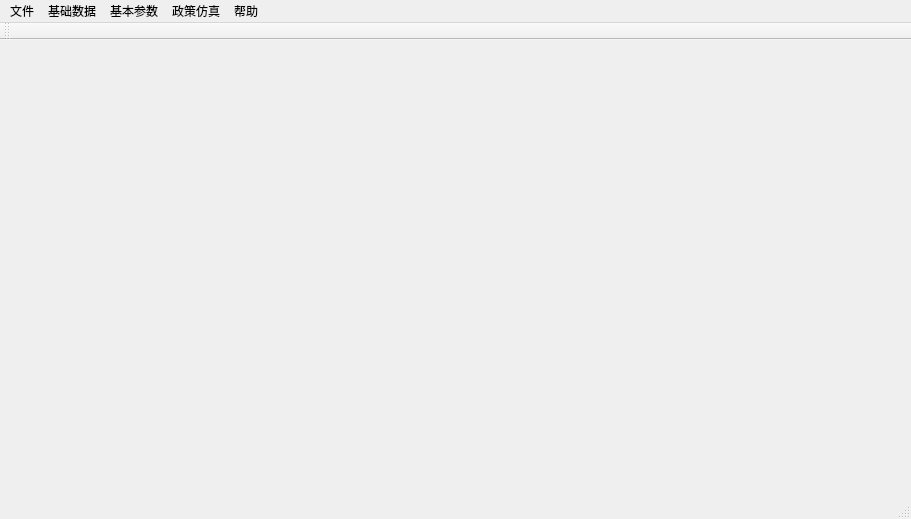
<?xml version="1.0" encoding="UTF-8"?>
<ui version="4.0">
 <class>MainWindow</class>
 <widget class="QMainWindow" name="MainWindow">
  <property name="geometry">
   <rect>
    <x>0</x>
    <y>0</y>
    <width>911</width>
    <height>519</height>
   </rect>
  </property>
  <property name="windowTitle">
   <string>MainWindow</string>
  </property>
  <widget class="QWidget" name="centralWidget">
   <layout class="QGridLayout" name="gridLayout">
    <item row="0" column="0">
     <layout class="QHBoxLayout" name="hLayout"/>
    </item>
   </layout>
  </widget>
  <widget class="QMenuBar" name="menuBar">
   <property name="geometry">
    <rect>
     <x>0</x>
     <y>0</y>
     <width>911</width>
     <height>23</height>
    </rect>
   </property>
   <widget class="QMenu" name="File">
    <property name="title">
     <string>文件</string>
    </property>
    <addaction name="NewProject"/>
    <addaction name="OpenProject"/>
    <addaction name="separator"/>
    <addaction name="SearchObject"/>
    <addaction name="AddObject"/>
    <addaction name="separator"/>
    <addaction name="CloseProject"/>
    <addaction name="Quit"/>
   </widget>
   <widget class="QMenu" name="DataManage">
    <property name="title">
     <string>基础数据</string>
    </property>
    <addaction name="InputData"/>
    <addaction name="ImportData"/>
    <addaction name="separator"/>
    <addaction name="WatchData"/>
    <addaction name="ModifyData"/>
   </widget>
   <widget class="QMenu" name="Parameter">
    <property name="title">
     <string>基本参数</string>
    </property>
    <addaction name="InputPara"/>
    <addaction name="ImportPara"/>
    <addaction name="separator"/>
    <addaction name="CalculatePara"/>
    <addaction name="separator"/>
    <addaction name="WatchPara"/>
    <addaction name="ModifyPara"/>
   </widget>
   <widget class="QMenu" name="Simulation">
    <property name="title">
     <string>政策仿真</string>
    </property>
    <addaction name="CalculateSim"/>
    <addaction name="ShowSim"/>
    <addaction name="separator"/>
    <addaction name="EvaluateSim"/>
    <addaction name="ReportSim"/>
   </widget>
   <widget class="QMenu" name="Help">
    <property name="title">
     <string>帮助</string>
    </property>
    <addaction name="About"/>
   </widget>
   <addaction name="File"/>
   <addaction name="DataManage"/>
   <addaction name="Parameter"/>
   <addaction name="Simulation"/>
   <addaction name="Help"/>
  </widget>
  <widget class="QToolBar" name="mainToolBar">
   <attribute name="toolBarArea">
    <enum>TopToolBarArea</enum>
   </attribute>
   <attribute name="toolBarBreak">
    <bool>false</bool>
   </attribute>
  </widget>
  <widget class="QStatusBar" name="statusBar"/>
  <action name="NewProject">
   <property name="text">
    <string>新建预测工程或对象</string>
   </property>
  </action>
  <action name="OpenProject">
   <property name="text">
    <string>打开预测工程或对象</string>
   </property>
  </action>
  <action name="SearchObject">
   <property name="text">
    <string>查找研究对象</string>
   </property>
  </action>
  <action name="AddObject">
   <property name="enabled">
    <bool>false</bool>
   </property>
   <property name="text">
    <string>添加研究对象</string>
   </property>
  </action>
  <action name="CloseProject">
   <property name="enabled">
    <bool>false</bool>
   </property>
   <property name="text">
    <string>关闭项目</string>
   </property>
  </action>
  <action name="Quit">
   <property name="text">
    <string>退出</string>
   </property>
  </action>
  <action name="InputData">
   <property name="enabled">
    <bool>false</bool>
   </property>
   <property name="text">
    <string>录入</string>
   </property>
  </action>
  <action name="ImportData">
   <property name="enabled">
    <bool>false</bool>
   </property>
   <property name="text">
    <string>导入</string>
   </property>
  </action>
  <action name="WatchData">
   <property name="enabled">
    <bool>false</bool>
   </property>
   <property name="text">
    <string>查看</string>
   </property>
  </action>
  <action name="ModifyData">
   <property name="enabled">
    <bool>false</bool>
   </property>
   <property name="text">
    <string>修改</string>
   </property>
  </action>
  <action name="InputPara">
   <property name="enabled">
    <bool>false</bool>
   </property>
   <property name="text">
    <string>录入</string>
   </property>
  </action>
  <action name="ImportPara">
   <property name="enabled">
    <bool>false</bool>
   </property>
   <property name="text">
    <string>导入</string>
   </property>
  </action>
  <action name="CalculatePara">
   <property name="enabled">
    <bool>false</bool>
   </property>
   <property name="text">
    <string>计算</string>
   </property>
  </action>
  <action name="WatchPara">
   <property name="enabled">
    <bool>false</bool>
   </property>
   <property name="text">
    <string>查看</string>
   </property>
  </action>
  <action name="ModifyPara">
   <property name="enabled">
    <bool>false</bool>
   </property>
   <property name="text">
    <string>修改</string>
   </property>
  </action>
  <action name="CalculateSim">
   <property name="enabled">
    <bool>false</bool>
   </property>
   <property name="text">
    <string>仿真计算</string>
   </property>
  </action>
  <action name="ShowSim">
   <property name="enabled">
    <bool>false</bool>
   </property>
   <property name="text">
    <string>仿真演示</string>
   </property>
  </action>
  <action name="EvaluateSim">
   <property name="enabled">
    <bool>false</bool>
   </property>
   <property name="text">
    <string>仿真评价</string>
   </property>
  </action>
  <action name="ReportSim">
   <property name="enabled">
    <bool>false</bool>
   </property>
   <property name="text">
    <string>仿真报告</string>
   </property>
  </action>
  <action name="About">
   <property name="enabled">
    <bool>false</bool>
   </property>
   <property name="text">
    <string>关于</string>
   </property>
  </action>
 </widget>
 <layoutdefault spacing="6" margin="11"/>
 <resources/>
 <connections/>
</ui>
